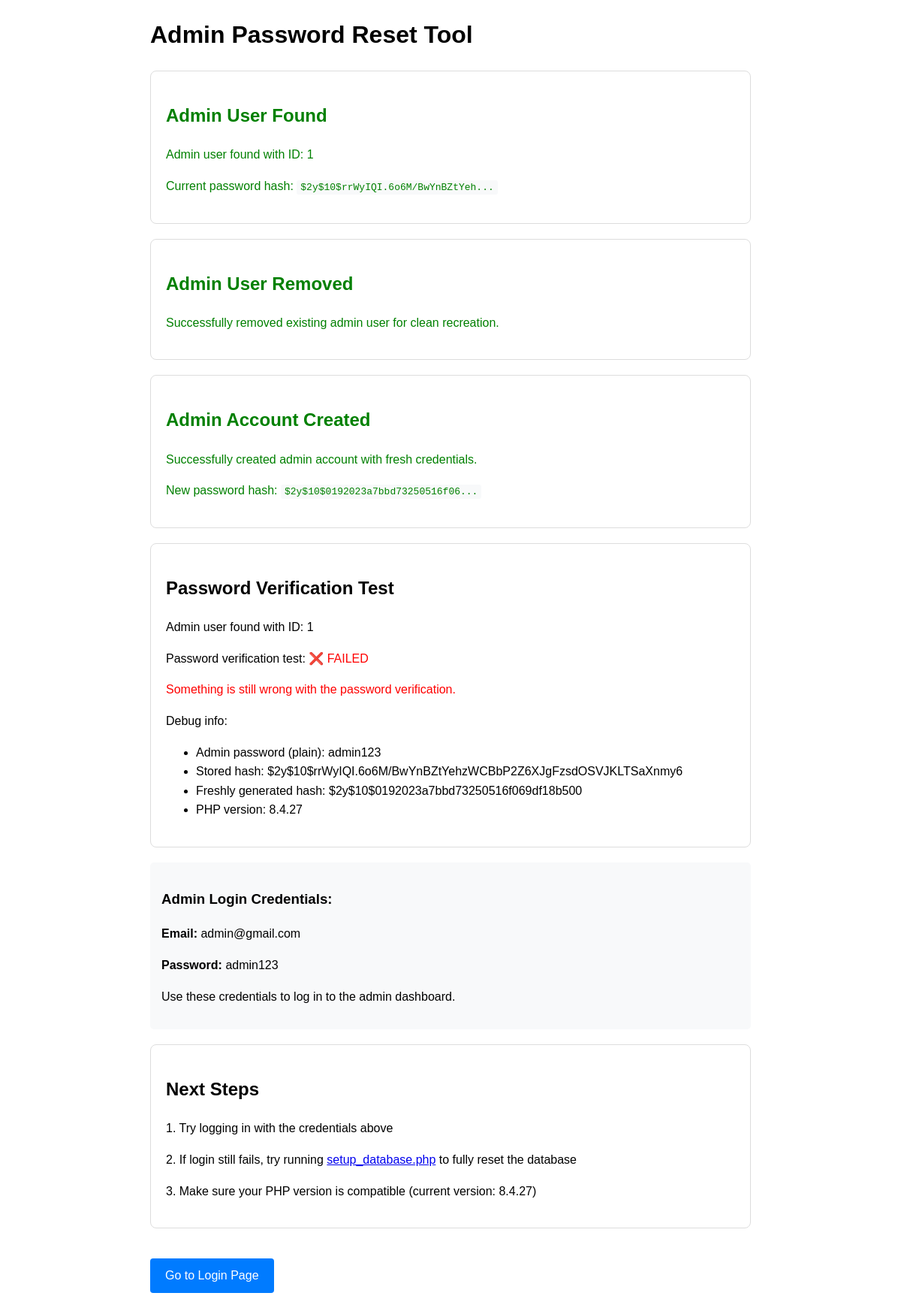
The page /admin_reset.php on the database its author committed.
### tables this page shows
CREATE TABLE users (
    id INT(11) AUTO_INCREMENT PRIMARY KEY,
    name VARCHAR(100) NOT NULL,
    email VARCHAR(100) NOT NULL UNIQUE,
    password VARCHAR(255) NOT NULL,
    role ENUM('patient', 'doctor', 'admin') NOT NULL DEFAULT 'patient',
    specialization VARCHAR(100) NULL,
    phone VARCHAR(20) NULL,
    address TEXT NULL,
    date_of_birth DATE NULL,
    gender ENUM('male', 'female', 'other') NULL,
    profile_picture VARCHAR(255) NULL,
    created_at TIMESTAMP DEFAULT CURRENT_TIMESTAMP,
    updated_at TIMESTAMP DEFAULT CURRENT_TIMESTAMP ON UPDATE CURRENT_TIMESTAMP,
    INDEX idx_role (role),
    INDEX idx_email (email)
);

### admin_reset.php (the view, shortened to what this page needs)
<?php
$host = "localhost";
$username = "root";
$password = "";
$database = "clinicdentalsystem";
$conn = new mysqli($host, $username, $password);
echo "<!DOCTYPE html>
<html>
<head>
    <title>Admin Password Reset</title>
    <style>
        body { font-family: Arial, sans-serif; margin: 20px; line-height: 1.6; }
        .container { max-width: 800px; margin: 0 auto; }
        .card { border: 1px solid #ddd; border-radius: 8px; padding: 20px; margin-bottom: 20px; }
        .success { color: green; }
        .error { color: red; }
        .info { background-color: #f8f9fa; padding: 15px; border-radius: 5px; margin: 20px 0; }
        .btn { display: inline-block; padding: 10px 20px; background: #007bff; color: white;
               text-decoration: none; border-radius: 4px; margin-top: 20px; }
        code { background: #f8f9fa; padding: 2px 5px; border-radius: 3px; font-family: monospace; }
    </style>
</head>
<body>
    <div class='container'>
        <h1>Admin Password Reset Tool</h1>";
$conn->select_db($database);
$admin_email = "admin@gmail.com";
$admin_password = "admin123";
$admin_name = "Admin User";
$admin_role = "admin";
$hashed_password = password_hash($admin_password, PASSWORD_DEFAULT);
$check_sql = "SELECT * FROM users WHERE email = ?";
$check_stmt = $conn->prepare($check_sql);
$check_stmt->bind_param("s", $admin_email);
$check_stmt->execute();
$check_result = $check_stmt->get_result();
if ($check_result->num_rows > 0) {
    $admin = $check_result->fetch_assoc();
    $admin_id = $admin['id'];
    echo "<div class='card success'>
            <h2>Admin User Found</h2>
            <p>Admin user found with ID: {$admin_id}</p>
            <p>Current password hash: <code>" . substr($admin['password'], 0, 30) . "...</code></p>
          </div>";
    $delete_sql = "DELETE FROM users WHERE id = ?";
    $delete_stmt = $conn->prepare($delete_sql);
    $delete_stmt->bind_param("i", $admin_id);
    if ($delete_stmt->execute()) {
        echo "<div class='card success'>
                <h2>Admin User Removed</h2>
                <p>Successfully removed existing admin user for clean recreation.</p>
              </div>";
    } else {
        echo "<div class='card error'>
                <h2>Admin Removal Failed</h2>
                <p>Failed to remove existing admin: {$conn->error}</p>
              </div>";
    }
}
$insert_sql = "INSERT INTO users (name, email, password, role) VALUES (?, ?, ?, ?)";
$insert_stmt = $conn->prepare($insert_sql);
$insert_stmt->bind_param("ssss", $admin_name, $admin_email, $hashed_password, $admin_role);
if ($insert_stmt->execute()) {
    echo "<div class='card success'>
            <h2>Admin Account Created</h2>
            <p>Successfully created admin account with fresh credentials.</p>
            <p>New password hash: <code>" . substr($hashed_password, 0, 30) . "...</code></p>
          </div>";
} else {
    echo "<div class='card error'>
            <h2>Admin Creation Failed</h2>
            <p>Failed to create admin account: {$conn->error}</p>
          </div>";
}
echo "<div class='card'>
        <h2>Password Verification Test</h2>";
$verify_sql = "SELECT * FROM users WHERE email = ?";
$verify_stmt = $conn->prepare($verify_sql);
$verify_stmt->bind_param("s", $admin_email);
$verify_stmt->execute();
$verify_result = $verify_stmt->get_result();
if ($verify_result->num_rows > 0) {
    $admin = $verify_result->fetch_assoc();
    $verification_result = password_verify($admin_password, $admin['password']);
    echo "<p>Admin user found with ID: {$admin['id']}</p>";
    echo "<p>Password verification test: " . ($verification_result ? "<span class='success'>✅ SUCCESS</span>" : "<span class='error'>❌ FAILED</span>") . "</p>";
    if (!$verification_result) {
        echo "<p class='error'>Something is still wrong with the password verification.</p>";
        echo "<p>Debug info:</p>";
        echo "<ul>";
        echo "<li>Admin password (plain): {$admin_password}</li>";
        echo "<li>Stored hash: {$admin['password']}</li>";
        echo "<li>Freshly generated hash: {$hashed_password}</li>";
        echo "<li>PHP version: " . phpversion() . "</li>";
        echo "</ul>";
    }
} else {
    echo "<p class='error'>Failed to find admin user after creation!</p>";
}
echo "</div>";
echo "<div class='info'>
        <h3>Admin Login Credentials:</h3>
        <p><strong>Email:</strong> {$admin_email}</p>
        <p><strong>Password:</strong> {$admin_password}</p>
        <p>Use these credentials to log in to the admin dashboard.</p>
      </div>";
echo "<div class='card'>
        <h2>Next Steps</h2>
        <p>1. Try logging in with the credentials above</p>
        <p>2. If login still fails, try running <a href='setup_database.php'>setup_database.php</a> to fully reset the database</p>
        <p>3. Make sure your PHP version is compatible (current version: " . phpversion() . ")</p>
      </div>";
echo "<a href='auth/login.php' class='btn'>Go to Login Page</a>
    </div>
</body>
</html>";
?>

### admin_reset.php (style rules this page uses)
body { font-family: Arial, sans-serif; margin: 20px; line-height: 1.6; }
.container { max-width: 800px; margin: 0 auto; }
.card { border: 1px solid #ddd; border-radius: 8px; padding: 20px; margin-bottom: 20px; }
.success { color: green; }
.error { color: red; }
.info { background-color: #f8f9fa; padding: 15px; border-radius: 5px; margin: 20px 0; }
.btn { display: inline-block; padding: 10px 20px; background: #007bff; color: white; text-decoration: none; border-radius: 4px; margin-top: 20px; }
code { background: #f8f9fa; padding: 2px 5px; border-radius: 3px; font-family: monospace; }

### rows shown on the page
users: id "1", password "$2y$10$rrWyIQI.6o6M/BwYnBZtYeh", password "$2y$10$rrWyIQI.6o6M/BwYnBZtYehzWCBbP2Z6XJgFzsdOSVJKLTSaXnmy6"

### other values the page prints
substr($hashed_password, 0, 30) "$2y$10$0192023a7bbd73250516f06"
$admin_password "admin123"
$hashed_password "$2y$10$0192023a7bbd73250516f069df18b500"
phpversion() "8.4.27"
$admin_email "admin@gmail.com"
